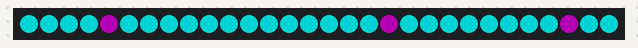
This program was run on a simulated CircuitPython board. Shown: 30 RGB LEDs in strip order, left to right. Dim RGB values are drawn brighter than linear; random numbers come from a fixed seed.

Above: at 0.01 s.
At 5.06 s:
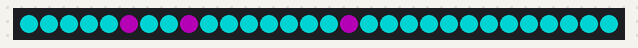
At 9.99 s:
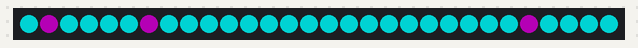
At 19.97 s:
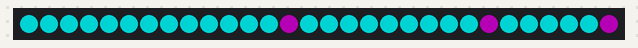
At 31.18 s:
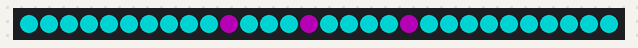
At 39.93 s:
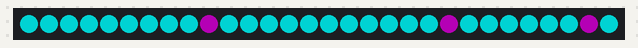

The program:

sparkle.py
```python
import board
import time
from neopixel import NeoPixel
import random

np = NeoPixel(board.D2, 30, auto_write = False, brightness=0.5)
i = 0

red = (255,0,0)
green = (0,255,0)
blue = (0,0,255)
yellow = (255,255,0)
cyan = (0,255,255)
magenta = (255, 0, 255)
orange = (255, 60, 0)
purple = (128, 0, 128)

def halloween(back=cyan, sc=purple, dee=.06, spark=5):
    while True:
        for i in range(spark):
            wan = random.randint(0,29)
            too = random.randint(0,29)
            tree = random.randint(0,29)
            np.fill(back)
            np[wan] = sc
            np[too] = sc
            np[tree] = sc
            np.show()
            time.sleep(dee)


halloween()
```
